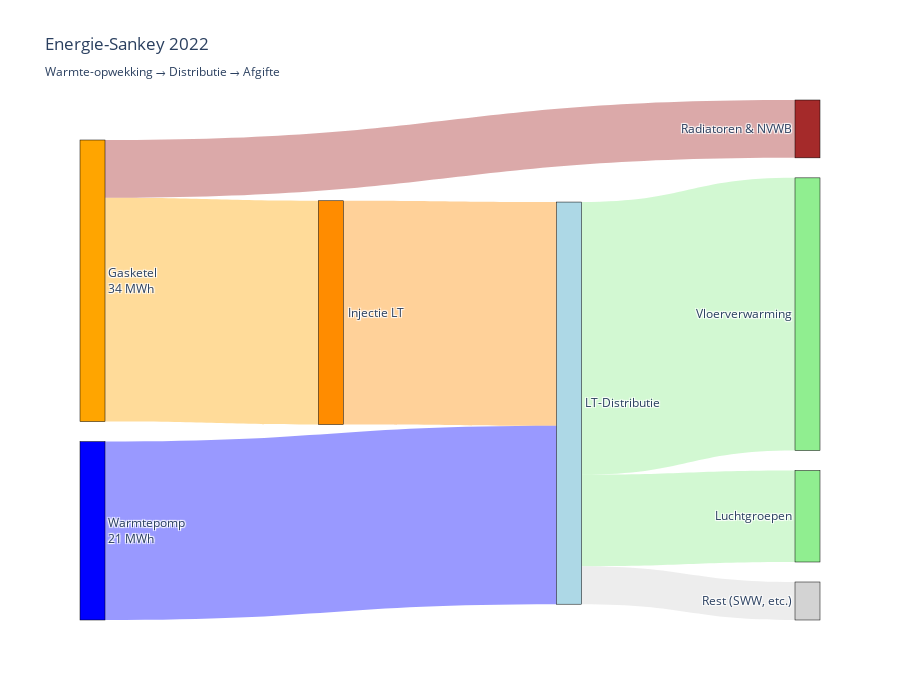
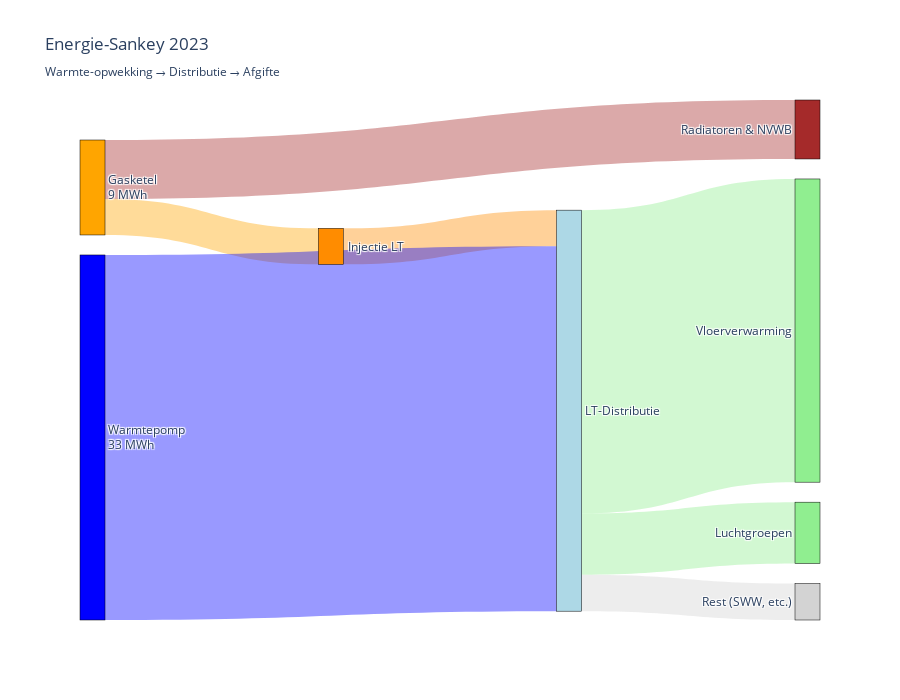
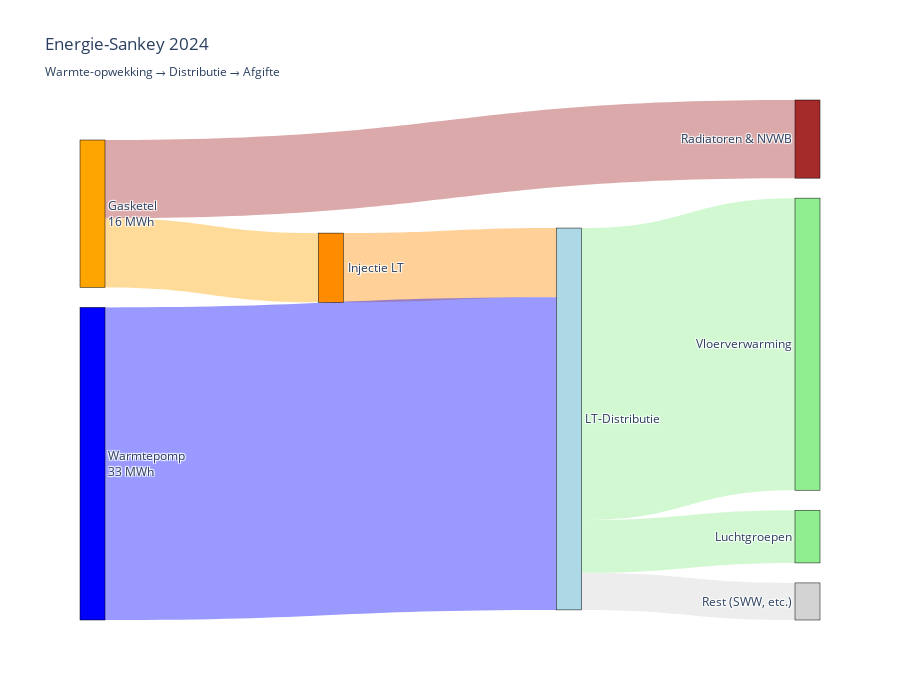
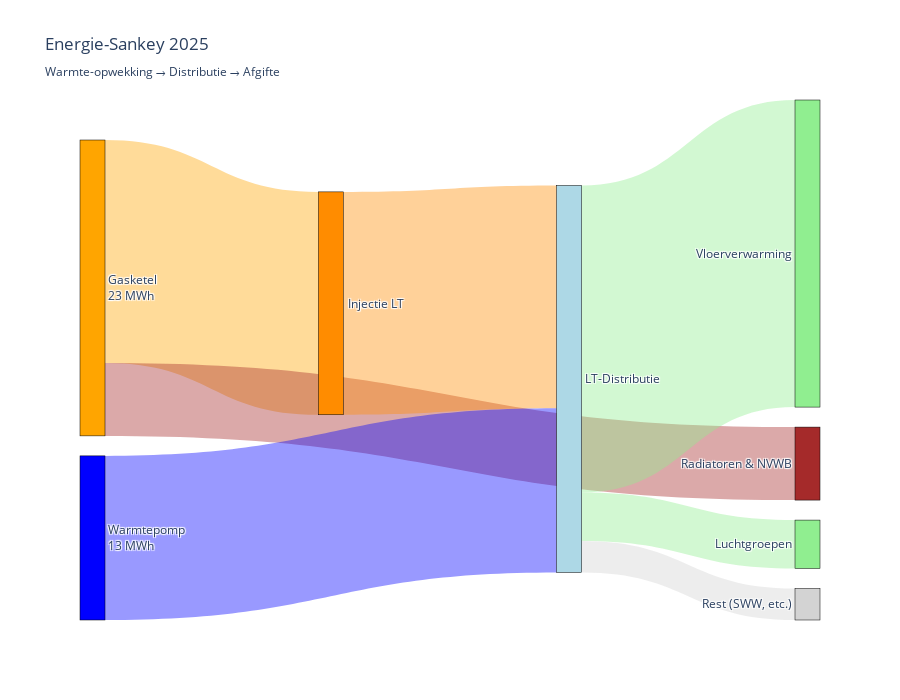

Notebook code for these charts, in order:
### Markdown cell above
### 🎨 Interactieve Maandelijkse Sankey (Bonus)

Voor een nog beter inzicht kunnen we een **dropdown menu** toevoegen om per maand het Sankey diagram te tonen.

### Code cell
# 🎨 Interactieve Sankey voor alle jaren
figures = []

for year in years:
    e = energiebalansen[year]
    
    # Bereken stromen voor dit jaar
    gasketel_warmte = e['Gasketel_warmte']
    injectie = e['Injectie_lt']
    radiatoren = e['Radiatoren_Lucht']
    wp_warmte = e['WP_warmte']
    vloer = e['Vloerverwarming_warm']
    lucht = e['Luchtgroepen_warm']
    rest = (injectie + wp_warmte) - (vloer + lucht)
    
    # Definieer nodes (zelfde voor elk jaar)
    nodes = [
        "Gasketel",
        "Warmtepomp",
        "Injectie LT",
        "Radiatoren & NVWB",
        "LT-Distributie",
        "Vloerverwarming",
        "Luchtgroepen",
        "Rest (SWW, etc.)"
    ]
    
    # Definieer links met DATA VAN DIT JAAR
    links = {
        'source': [0, 0, 2, 1, 4, 4, 4],
        'target': [2, 3, 4, 4, 5, 6, 7],
        'value': [injectie, radiatoren, injectie, wp_warmte, vloer, lucht, rest],
        'label': [
            f"{injectie:.0f} MWh",
            f"{radiatoren:.0f} MWh",
            f"{injectie:.0f} MWh",
            f"{wp_warmte:.0f} MWh",
            f"{vloer:.0f} MWh",
            f"{lucht:.0f} MWh",
            f"{rest:.0f} MWh"
        ]
    }
    
    # Maak figuur voor dit jaar
    fig = go.Figure(data=[go.Sankey(
        node=dict(
            pad=20,
            thickness=25,
            line=dict(color="black", width=0.5),
            label=[
                f"Gasketel<br>{gasketel_warmte:.0f} MWh",
                f"Warmtepomp<br>{wp_warmte:.0f} MWh",
                "Injectie LT",
                "Radiatoren & NVWB",
                "LT-Distributie",
                "Vloerverwarming",
                "Luchtgroepen",
                "Rest (SWW, etc.)"
            ],
            color=["orange", "blue", "darkorange", "brown", "lightblue", 
                   "lightgreen", "lightgreen", "lightgray"]
        ),
        link=dict(
            source=links['source'],
            target=links['target'],
            value=links['value'],
            label=links['label'],
            color=[
                "rgba(255,165,0,0.4)",   # Gasketel → Injectie
                "rgba(165,42,42,0.4)",   # Gasketel → Radiatoren
                "rgba(255,140,0,0.4)",   # Injectie → Distributie
                "rgba(0,0,255,0.4)",     # WP → Distributie
                "rgba(144,238,144,0.4)", # Distributie → Vloer
                "rgba(144,238,144,0.4)", # Distributie → Lucht
                "rgba(211,211,211,0.4)"  # Distributie → Rest
            ]
        )
    )])
    
    fig.update_layout(
        title=f"Energie-Sankey {year}<br><sub>Warmte-opwekking → Distributie → Afgifte</sub>",
        font=dict(size=12),
        height=700,
        plot_bgcolor='white'
    )
    
    figures.append(fig)

# Toon alle figuren na elkaar
for idx, fig in enumerate(figures):
    print(f"\n📊 Sankey diagram voor {years[idx]}")
    fig.show()

print(f"\n✓ {len(figures)} interactieve Sankey diagrammen gemaakt voor jaren {years}")

### Figure 1 — Plotly figure (JSON) as saved in the notebook; plotly's stock layout.template omitted (floating-point values rounded to 4 significant figures)
{"data": [{"link": {"color": ["rgba(255,165,0,0.4)", "rgba(165,42,42,0.4)", "rgba(255,140,0,0.4)", "rgba(0,0,255,0.4)", "rgba(144,238,144,0.4)", "rgba(144,238,144,0.4)", "rgba(211,211,211,0.4)"], "label": ["27 MWh", "7 MWh", "27 MWh", "21 MWh", "33 MWh", "11 MWh", "5 MWh"], "source": [0, 0, 2, 1, 4, 4, 4], "target": [2, 3, 4, 4, 5, 6, 7], "value": [26.83, 6.937, 26.83, 21.39, 32.69, 10.97, 4.557]}, "node": {"color": ["orange", "blue", "darkorange", "brown", "lightblue", "lightgreen", "lightgreen", "lightgray"], "label": ["Gasketel<br>34 MWh", "Warmtepomp<br>21 MWh", "Injectie LT", "Radiatoren & NVWB", "LT-Distributie", "Vloerverwarming", "Luchtgroepen", "Rest (SWW, etc.)"], "line": {"color": "black", "width": 0.5}, "pad": 20, "thickness": 25}, "type": "sankey"}], "layout": {"font": {"size": 12}, "height": 700, "plot_bgcolor": "white", "title": {"text": "Energie-Sankey 2022<br><sub>Warmte-opwekking → Distributie → Afgifte</sub>"}}}

### Figure 2 — Plotly figure (JSON) as saved in the notebook; plotly's stock layout.template omitted (floating-point values rounded to 4 significant figures)
{"data": [{"link": {"color": ["rgba(255,165,0,0.4)", "rgba(165,42,42,0.4)", "rgba(255,140,0,0.4)", "rgba(0,0,255,0.4)", "rgba(144,238,144,0.4)", "rgba(144,238,144,0.4)", "rgba(211,211,211,0.4)"], "label": ["3 MWh", "5 MWh", "3 MWh", "33 MWh", "27 MWh", "6 MWh", "3 MWh"], "source": [0, 0, 2, 1, 4, 4, 4], "target": [2, 3, 4, 4, 5, 6, 7], "value": [3.23, 5.29, 3.23, 32.75, 27.2, 5.5, 3.276]}, "node": {"color": ["orange", "blue", "darkorange", "brown", "lightblue", "lightgreen", "lightgreen", "lightgray"], "label": ["Gasketel<br>9 MWh", "Warmtepomp<br>33 MWh", "Injectie LT", "Radiatoren & NVWB", "LT-Distributie", "Vloerverwarming", "Luchtgroepen", "Rest (SWW, etc.)"], "line": {"color": "black", "width": 0.5}, "pad": 20, "thickness": 25}, "type": "sankey"}], "layout": {"font": {"size": 12}, "height": 700, "plot_bgcolor": "white", "title": {"text": "Energie-Sankey 2023<br><sub>Warmte-opwekking → Distributie → Afgifte</sub>"}}}

### Figure 3 — Plotly figure (JSON) as saved in the notebook; plotly's stock layout.template omitted (floating-point values rounded to 4 significant figures)
{"data": [{"link": {"color": ["rgba(255,165,0,0.4)", "rgba(165,42,42,0.4)", "rgba(255,140,0,0.4)", "rgba(0,0,255,0.4)", "rgba(144,238,144,0.4)", "rgba(144,238,144,0.4)", "rgba(211,211,211,0.4)"], "label": ["7 MWh", "8 MWh", "7 MWh", "33 MWh", "31 MWh", "6 MWh", "4 MWh"], "source": [0, 0, 2, 1, 4, 4, 4], "target": [2, 3, 4, 4, 5, 6, 7], "value": [7.371, 8.32, 7.371, 33.28, 31.09, 5.61, 3.947]}, "node": {"color": ["orange", "blue", "darkorange", "brown", "lightblue", "lightgreen", "lightgreen", "lightgray"], "label": ["Gasketel<br>16 MWh", "Warmtepomp<br>33 MWh", "Injectie LT", "Radiatoren & NVWB", "LT-Distributie", "Vloerverwarming", "Luchtgroepen", "Rest (SWW, etc.)"], "line": {"color": "black", "width": 0.5}, "pad": 20, "thickness": 25}, "type": "sankey"}], "layout": {"font": {"size": 12}, "height": 700, "plot_bgcolor": "white", "title": {"text": "Energie-Sankey 2024<br><sub>Warmte-opwekking → Distributie → Afgifte</sub>"}}}

### Figure 4 — Plotly figure (JSON) as saved in the notebook; plotly's stock layout.template omitted (floating-point values rounded to 4 significant figures)
{"data": [{"link": {"color": ["rgba(255,165,0,0.4)", "rgba(165,42,42,0.4)", "rgba(255,140,0,0.4)", "rgba(0,0,255,0.4)", "rgba(144,238,144,0.4)", "rgba(144,238,144,0.4)", "rgba(211,211,211,0.4)"], "label": ["18 MWh", "6 MWh", "18 MWh", "13 MWh", "24 MWh", "4 MWh", "2 MWh"], "source": [0, 0, 2, 1, 4, 4, 4], "target": [2, 3, 4, 4, 5, 6, 7], "value": [17.55, 5.748, 17.55, 12.92, 24.18, 3.81, 2.483]}, "node": {"color": ["orange", "blue", "darkorange", "brown", "lightblue", "lightgreen", "lightgreen", "lightgray"], "label": ["Gasketel<br>23 MWh", "Warmtepomp<br>13 MWh", "Injectie LT", "Radiatoren & NVWB", "LT-Distributie", "Vloerverwarming", "Luchtgroepen", "Rest (SWW, etc.)"], "line": {"color": "black", "width": 0.5}, "pad": 20, "thickness": 25}, "type": "sankey"}], "layout": {"font": {"size": 12}, "height": 700, "plot_bgcolor": "white", "title": {"text": "Energie-Sankey 2025<br><sub>Warmte-opwekking → Distributie → Afgifte</sub>"}}}
